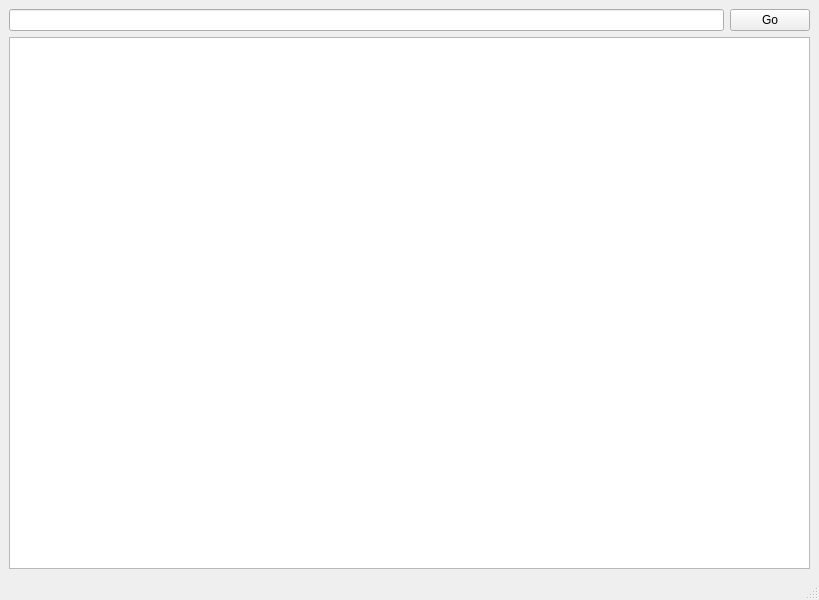
<?xml version="1.0" encoding="UTF-8"?>
<ui version="4.0">
 <class>MainWindow</class>
 <widget class="QMainWindow" name="MainWindow">
  <property name="geometry">
   <rect>
    <x>0</x>
    <y>0</y>
    <width>819</width>
    <height>600</height>
   </rect>
  </property>
  <property name="windowTitle">
   <string>Verificador Ingressos</string>
  </property>
  <widget class="QWidget" name="centralwidget">
   <layout class="QGridLayout" name="gridLayout">
    <item row="0" column="0">
     <layout class="QHBoxLayout" name="horizontalLayout">
      <item>
       <widget class="QLineEdit" name="txt_url">
        <property name="text">
         <string notr="true"/>
        </property>
        <property name="maxLength">
         <number>6</number>
        </property>
       </widget>
      </item>
      <item>
       <widget class="QPushButton" name="btn_go">
        <property name="text">
         <string>Go</string>
        </property>
       </widget>
      </item>
     </layout>
    </item>
    <item row="1" column="0">
     <widget class="QListWidget" name="log"/>
    </item>
   </layout>
  </widget>
  <widget class="QStatusBar" name="statusbar"/>
 </widget>
 <resources/>
 <connections/>
</ui>
